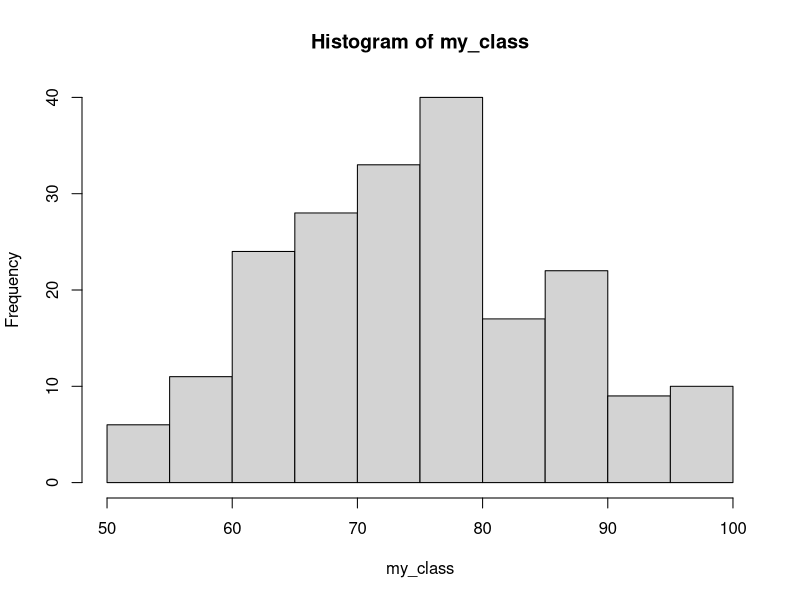
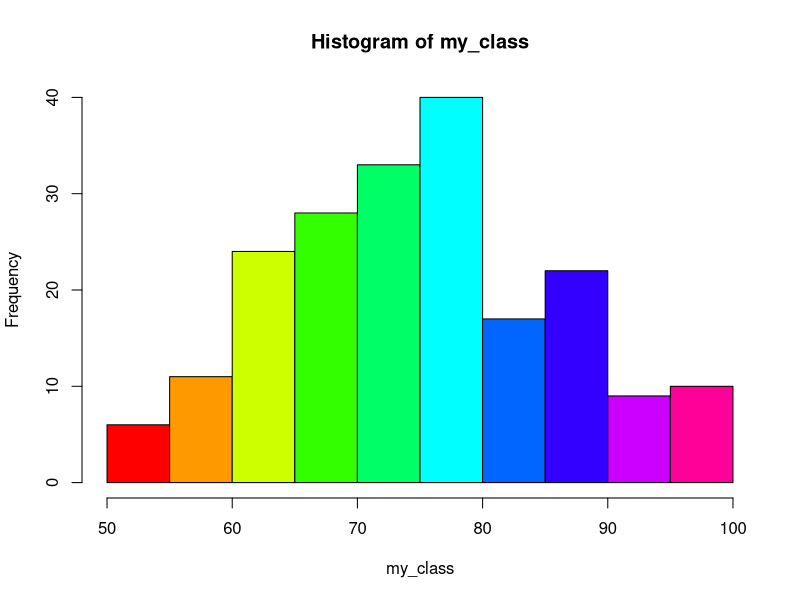
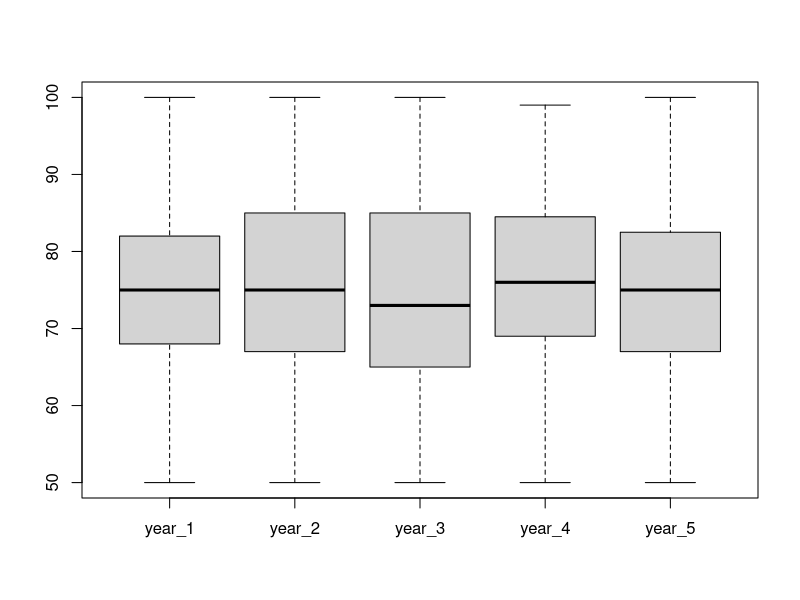

Here is the R script that generated these plots, in order:
# 1. CONDITIONALS & CONTROL FLOW ####

## 1.1 Grade analysis in R ====

# Suppose you're a student in a class with other 199 classmates. You want to analyze the grades of this academy. The highest possible grade is 100, the lowest possible grade is 0. 
# You know your own grade.
me <- 89
# You have the access to the anonymized grades of other students.
other_199 <- scan("other_199.txt") # set directory path to 0_data and import the text file as a vector with scan() function.
# You also have the access to the grades of previous 4 years. Import this data and convert it into a matrix with 4 columns: 
previous_4 <- matrix(scan("previous_4.txt"), ncol = 4)

# To format the data so that it'd be easier to work with and analyze later on, merge the three datasets:
my_class <- c(me, other_199)
# Build a 200x5 matrix using cbind() function to merge columns:
last_5 <- cbind(my_class, previous_4)
# Name last_5 approprieately from year_1 to year_5:
colnames(last_5) <- paste0("year_", 1:5) # paste0() function uses an empty string to join strings.

## 1.2 Explore your data ====

# To get a good feel for your data, it's a good idea to make some visualizations and make some summaries.
# Build a histogram to have an overview of the grade this year:
hist(my_class) # your grade (89) is in the 85-90 bin.
# Distinguish different bars with different colors:
hist(my_class, col = rainbow(10)) # use rainbow palette.
# Generate a summary of each year:
summary(last_5)
# A boxplot is more informative here.
boxplot(last_5) # the plot shows only a slight differenct among 5 years.

## 1.3 Basic queries ====

# Using relational operators to write queries to answer question about me, my_class and last_5. 
# Is your grade equal to 72?
me == 72
# Which grades in your class are higher than 75?
my_class > 75
# Which grades in the last 5 years are below or equal to 64?
last_5 <= 64
# The result of the queries should be a vector or a matrix of logicals.

## 1.4 Logical operator ====

# Next to relational operators, there are also logical operators, to combine logicals: & - AND, | - OR, ! - NOT.
# Is your grade greater than 87 and smaller than or equal to 89?
me > 87 & me <= 89
# Which grades in your class are below 60 or above 90?
my_class < 60 | my_class >90

# 1.5 Build aggregates ====

# Answering the question which grades in your class are higher than 75? with a vector of logicals is not very insightful. It's much better to ask the question how many grades in your class are higher than 75? instead. 
# For a logical vector, each TRUE counts as 1, and each FALSE — as zero. So summing all the elements of a logical vector is equivalent to counting all the 1’s (i.e. counting all the TRUE values).
# How many grades in your class are higher than 75?
sum(my_class > 75)
# How many students in your class scored strictly higher than you?
sum(my_class > me)
# Just in the same way, use mean() to find proportion of TRUE values in a logical vector: mean() returns the number of TRUE values divided by the total number of values.
# What's the proportion of grades below or equal to 64 in the last 5 years?
mean(last_5 <= 64)
# What's the proportion of grades in your class that are greater than or equal to 70 and lower than or equal to 85?
mean(my_class >= 70 & my_class <= 85)
# How many students in the last 5 years had a grade of 80 or 90?
sum(last_5 == 80 | last_5 == 90)

## 1.6 if, else ====

# Recall the syntax of if-else:
if (me > 80) {
  print("Good student!")
} else {
  print("Better luck nex year!")  
} # your grade (me) = 89, so the condition in the if statement evaluates to TRUE, and print("Good student!) is executed.
# Assign to n_smart the number of grades in my_class that are greater than or equal to 80.
n_smart <- sum(my_class >= 80)
# Write an if-else statement:
if (n_smart > 50) {
  print("smart class")
} else {
  print("rather average")
}

## 1.7 else if ====

# Assign prop_less the proportion of students whose grade - stored in my_class - was lower than yours:
prop_less <- mean(my_class < me)
# Customize further the if-else constructs with else if statement: 
if (prop_less > 0.9) {
  print("you're among the best 10 percent")
} else if (prop_less > 0.8) {
  print("you're among the best 20 percent")
} else {
  print("need more analysis")
}
# Imbedded if-else clauses:
if (mean(my_class) < 75) {
  if (mean(my_class) > me) {
    print("average year, but still smarter than me")
  } else {
    print("average year, but I'm not that bad")
  } 
} else {
  if (mean(my_class) > me) {
    print("smart year, even smarter than me")
  } else {
    print("smart year, but I am smarter")
  }
}
# See whether there were more high achievers than low achievers in your class:
top_grades <- my_class[my_class >= 85]
worst_grades <- my_class[my_class < 65]
if (sum(top_grades) > sum(worst_grades)){
  print("top grades prevail")
}